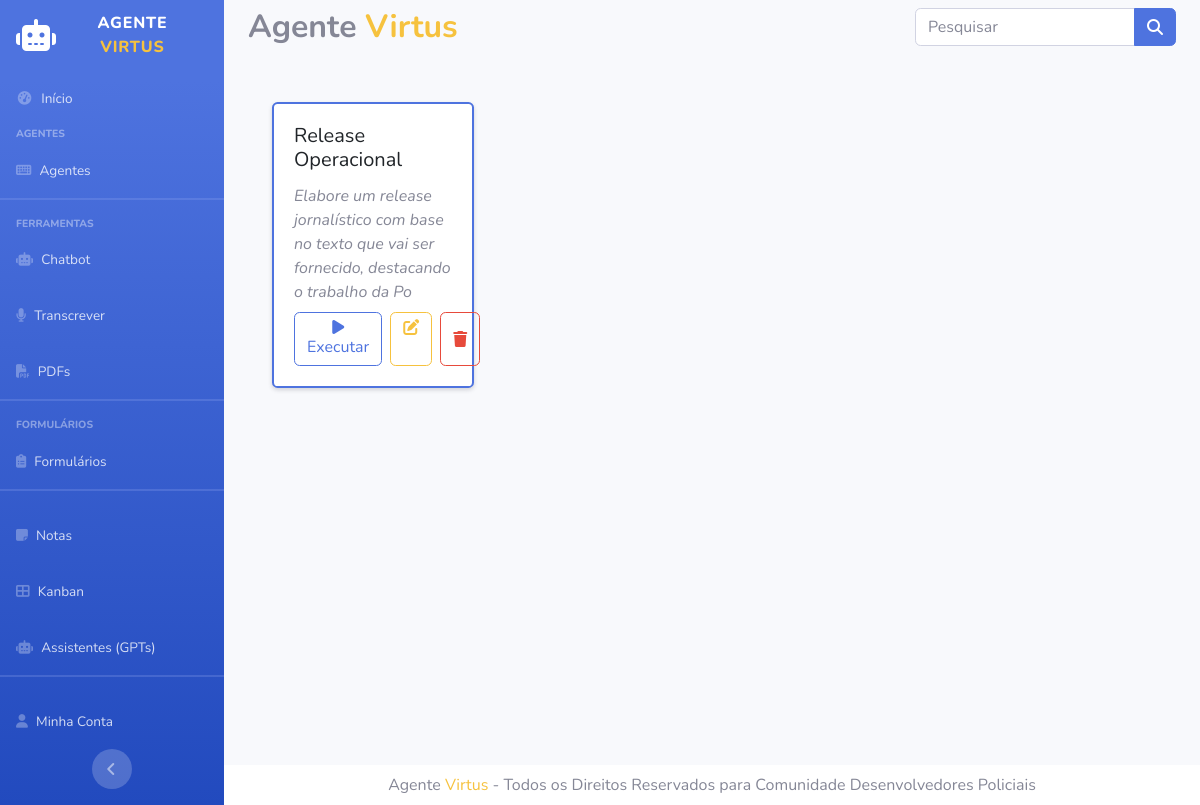
Page /assistentes on the committed database.
### models/models.py (models this page shows)
class Assistente(db.Model):
    id = db.Column(db.Integer, primary_key=True)
    nome = db.Column(db.String(200), nullable=False)
    descricao = db.Column(db.Text, nullable=True)
    conhecimento = db.Column(db.Text, nullable=True)
    criado_em = db.Column(db.DateTime, default=datetime.utcnow)

### routes.py (the view)
    @app.route('/assistentes')
    def assistentes():
        return AssistentesController.index()

### app.py (called while the page is built)
@app.before_request
def carregar_menus_dinamicos():
    try:
        menus_dinamicos = EquipeInteligente.query.filter(
            EquipeInteligente.menu_ordem > 0
        ).order_by(EquipeInteligente.menu_ordem).all()
        formularios_dinamicos = Formulario.query.filter(
            Formulario.ativo == True,
            Formulario.menu_ordem > 0
        ).order_by(Formulario.menu_ordem).all()
        app.jinja_env.globals['menus'] = menus_dinamicos
        app.jinja_env.globals['formularios'] = formularios_dinamicos
    except Exception as e:
        app.jinja_env.globals['menus'] = []
        app.jinja_env.globals['formularios'] = []
        print(f"Erro ao carregar menus dinâmicos: {e}")

### controllers/AssistentesController.py (called while the page is built)
    @staticmethod
    def index():
        assistentes = Assistente.query.all()
        return render_template('assistentes/index.html', assistentes=assistentes)

### templates/assistentes/index.html (shortened to what this page needs)
{% extends "layout/base.html" %}
{% block main %}
<div class="container-fluid py-4">
    {% if assistentes %}
    <div class="row g-4">
        {% for assistente in assistentes %}
        <div class="col-12 col-sm-6 col-md-4 col-lg-3">
            <div class="card shadow-sm h-100 border-primary border-2">
                <div class="card-body d-flex flex-column">
                    <h5 class="card-title">{{ assistente.nome }}</h5>
                    <p class="card-text text-muted mb-2">
                        <i>{{ assistente.descricao[0:100] or 'Sem descrição.' }}</i>
                    </p>
                    <div class="mt-auto d-flex gap-2">
                        <a href="{{ url_for('assistentes_executar', id=assistente.id) }}" class="btn btn-block btn-outline-primary">
                            <i class="fas fa-play"></i> Executar
                        </a>
                        <a href="{{ url_for('assistentes_editar', id=assistente.id) }}" class="btn btn-outline-warning">
                            <i class="fas fa-edit"></i>
                        </a>
                        <button type="button" class="btn btn-outline-danger btn-excluir-assistente" data-id="{{ assistente.id }}">
                            <i class="fas fa-trash"></i>
                        </button>
                    </div>
                </div>
            </div>
        </div>
        {% endfor %}
    </div>
    {% else %}
    <div class="alert alert-info text-center">Nenhum assistente encontrado.</div>
    {% endif %}
</div>
{% endblock %}

### rows in the picture
Assistente: nome "Release Operacional", descricao "Elabore um release jornalístico com base no texto que vai ser fornecido, destacando o trabalho da Po"
